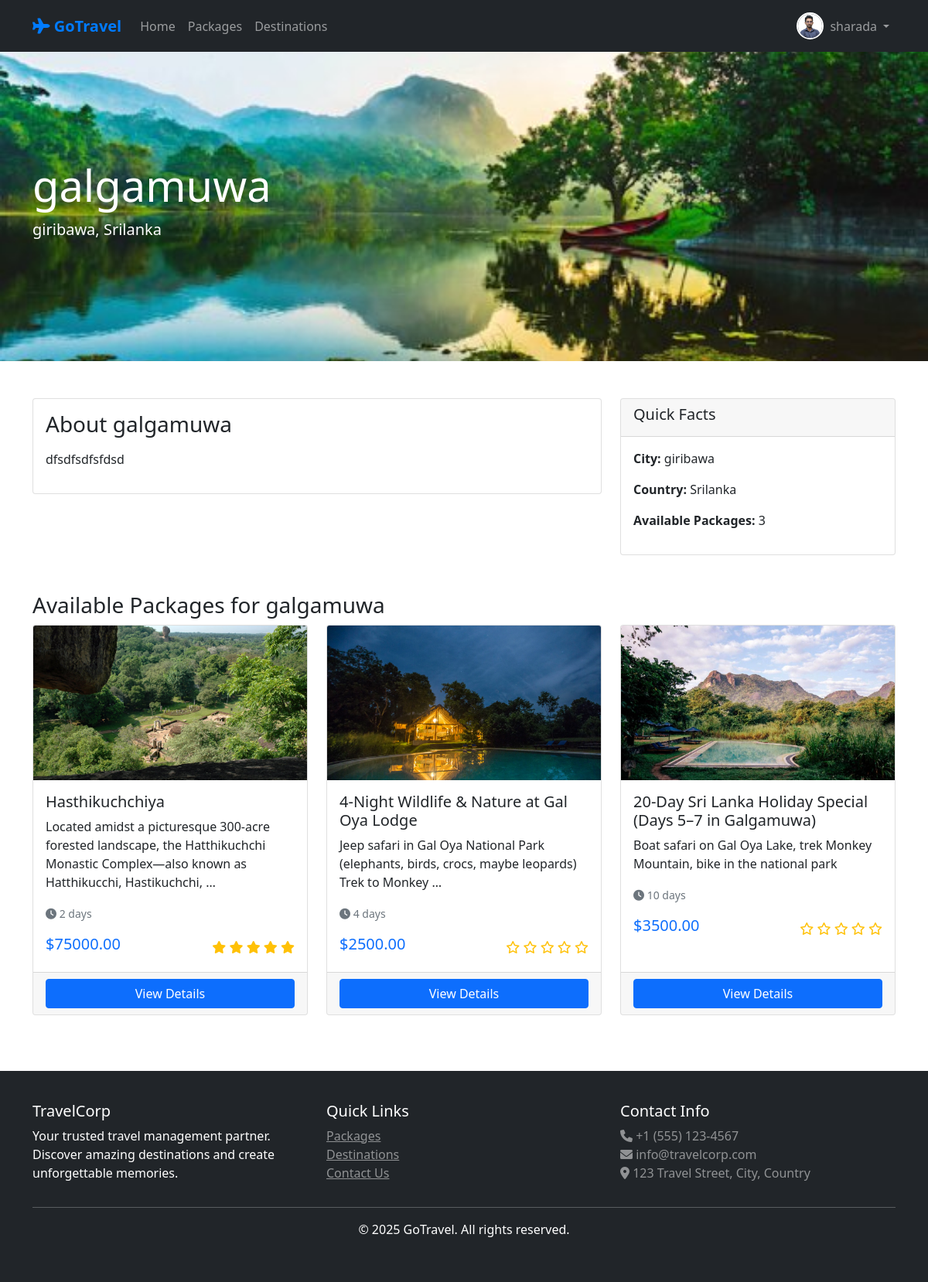
The page /destinations/1/ (signed in) on the database its author committed.
### travel/models.py (models this page shows, shortened)
class UserProfile(models.Model):
    USER_ROLES = [
        ('admin', 'Admin'),
        ('agent', 'Agent'),
        ('customer', 'Customer'),
    ]
    user = models.OneToOneField(User, on_delete=models.CASCADE, unique=True)
    role = models.CharField(max_length=10, choices=USER_ROLES, default='customer')
    phone = models.CharField(max_length=15, blank=True)
    address = models.TextField(blank=True)
    profile_picture = models.ImageField(upload_to='profiles/', blank=True, null=True)
    created_at = models.DateTimeField(auto_now_add=True)
    class Meta:
        verbose_name = "User Profile"
        verbose_name_plural = "User Profiles"

class Destination(models.Model):
    name = models.CharField(max_length=200)
    country = models.CharField(max_length=100)
    city = models.CharField(max_length=100)
    description = models.TextField()
    image = models.ImageField(upload_to='destinations/')
    is_active = models.BooleanField(default=True)
    is_popular = models.BooleanField(default=False, help_text="Mark as popular destination")
    created_at = models.DateTimeField(auto_now_add=True)

class Package(models.Model):
    PACKAGE_TYPES = [
        ('tour', 'Tour Package'),
        ('hotel', 'Hotel Package'),
        ('transport', 'Transport Package'),
        ('combo', 'Combo Package'),
    ]
    name = models.CharField(max_length=200)
    destination = models.ForeignKey(Destination, on_delete=models.CASCADE)
    package_type = models.CharField(max_length=20, choices=PACKAGE_TYPES)
    description = models.TextField()
    price = models.DecimalField(max_digits=10, decimal_places=2)
    duration_days = models.IntegerField()
    max_people = models.IntegerField()
    includes = models.TextField(help_text="What's included in the package")
    excludes = models.TextField(help_text="What's not included")
    image = models.ImageField(upload_to='packages/')
    is_active = models.BooleanField(default=True)
    is_featured = models.BooleanField(default=False, help_text="Mark as featured package")
    created_by = models.ForeignKey(User, on_delete=models.CASCADE)
    created_at = models.DateTimeField(auto_now_add=True)
    updated_at = models.DateTimeField(auto_now=True)
    def average_rating(self):
        reviews = self.review_set.all()
        if reviews:
            return sum([review.rating for review in reviews]) / len(reviews)
        return 0

### travel/views.py (the view)
# urls.py: path('destinations/<int:destination_id>/', views.destination_detail, name='destination_detail'),
def destination_detail(request, destination_id):
    try:
        destination = get_object_or_404(Destination, id=destination_id, is_active=True)
        packages = Package.objects.filter(destination=destination, is_active=True)
    except:
        destination = None
        packages = []
    template = loader.get_template('travel/destination_detail.html')
    context = {
        'destination': destination,
        'packages': packages,
    }
    return HttpResponse(template.render(context, request))

### travel/context_processors.py (called while the page is built)
def user_profile(request):
    if request.user.is_authenticated:
        try:
            profile, created = UserProfile.objects.get_or_create(user=request.user)
            return {'user_profile': profile}
        except:
            return {'user_profile': None}
    return {'user_profile': None}

### travel/templates/travel/destination_detail.html (shortened to what this page needs)
{% extends 'travel/base.html' %}
{% block content %}
<div class="hero-section"
    style="background-image: url('{{ destination.image.url }}'); height: 400px; background-size: cover; background-position: center;">
    <div class="container h-100 d-flex align-items-center">
        <div class="text-white">
            <h1 class="display-4">{{ destination.name }}</h1>
            <p class="lead">{{ destination.city }}, {{ destination.country }}</p>
        </div>
    </div>
</div>
<div class="container my-5">
    <div class="row">
        <div class="col-md-8">
            <div class="card">
                <div class="card-body">
                    <h3>About {{ destination.name }}</h3>
                    <p>{{ destination.description|linebreaks }}</p>
                </div>
            </div>
        </div>
        <div class="col-md-4">
            <div class="card">
                <div class="card-header">
                    <h5>Quick Facts</h5>
                </div>
                <div class="card-body">
                    <p><strong>City:</strong> {{ destination.city }}</p>
                    <p><strong>Country:</strong> {{ destination.country }}</p>
                    <p><strong>Available Packages:</strong> {{ packages.count }}</p>
                </div>
            </div>
        </div>
    </div>
    <div class="mt-5">
        <h3>Available Packages for {{ destination.name }}</h3>
        <div class="row">
            {% for package in packages %}
            <div class="col-md-4 mb-4">
                <div class="card h-100">
                    <img src="{{ package.image.url }}" class="card-img-top" alt="{{ package.name }}"
                        style="height: 200px; object-fit: cover;">
                    <div class="card-body">
                        <h5 class="card-title">{{ package.name }}</h5>
                        <p class="card-text">{{ package.description|truncatewords:15 }}</p>
                        <p class="card-text">
                            <small class="text-muted">
                                <i class="fas fa-clock"></i> {{ package.duration_days }} days
                            </small>
                        </p>
                        <div class="d-flex justify-content-between align-items-center">
                            <span class="h5 text-primary">${{ package.price }}</span>
                            <div class="rating">
                                {% for i in "12345" %}
                                {% if forloop.counter <= package.average_rating %} <i class="fas fa-star text-warning">
                                    </i>
                                    {% else %}
                                    <i class="far fa-star text-warning"></i>
                                    {% endif %}
                                    {% endfor %}
                            </div>
                        </div>
                    </div>
                    <div class="card-footer">
                        <a href="{% url 'package_detail' package.id %}" class="btn btn-primary w-100">View Details</a>
                    </div>
                </div>
            </div>
            {% endfor %}
        </div>
    </div>
</div>
{% endblock %}

### travel/templates/travel/base.html (shortened to what this page needs)
<!DOCTYPE html>
<html lang="en">
<head>
    <link href="https://cdn.jsdelivr.net/npm/bootstrap@5.1.3/dist/css/bootstrap.min.css" rel="stylesheet">
    <link href="https://cdnjs.cloudflare.com/ajax/libs/font-awesome/6.0.0/css/all.min.css" rel="stylesheet">
</head>
<body>
    <nav class="navbar navbar-expand-lg navbar-dark bg-dark">
        <div class="container">
            <a class="navbar-brand" href="{% url 'home' %}">
                <i class="fas fa-plane"></i> GoTravel
            </a>
            <div class="collapse navbar-collapse" id="navbarNav">
                <ul class="navbar-nav me-auto">
                    <li class="nav-item">
                        <a class="nav-link" href="{% url 'home' %}">Home</a>
                    </li>
                    <li class="nav-item">
                        <a class="nav-link" href="{% url 'package_list' %}">Packages</a>
                    </li>
                    <li class="nav-item">
                        <a class="nav-link" href="{% url 'destinations' %}">Destinations</a>
                    </li>
                </ul>
                <ul class="navbar-nav">
                    {% if user.is_authenticated %}
                    <li class="nav-item dropdown">
                        <a class="nav-link dropdown-toggle user-info" href="#" id="navbarDropdown" role="button"
                            data-bs-toggle="dropdown">
                            {% if user.userprofile.profile_picture %}
                            <img src="{{ user.userprofile.profile_picture.url }}" alt="Profile" class="profile-pic">
                            {% else %}
                            <div class="profile-placeholder">
                                <i class="fas fa-user text-white" style="font-size: 14px;"></i>
                            </div>
                            {% endif %}
                            <span>{{ user.username }}</span>
                        </a>
                    </li>
                    {% endif %}
                </ul>
            </div>
        </div>
    </nav>
    <main>
        {% block content %}
        {% endblock %}
    </main>
    <footer class="bg-dark text-white mt-5">
        <div class="container">
            <div class="row">
                <div class="col-md-4">
                    <h5>TravelCorp</h5>
                    <p>Your trusted travel management partner. Discover amazing destinations and create unforgettable
                        memories.</p>
                </div>
                <div class="col-md-4">
                    <h5>Quick Links</h5>
                    <ul class="list-unstyled">
                        <li><a href="{% url 'package_list' %}" class="text-white-50">Packages</a></li>
                        <li><a href="{% url 'destinations' %}" class="text-white-50">Destinations</a></li>
                        <li><a href="#" class="text-white-50">Contact Us</a></li>
                    </ul>
                </div>
                <div class="col-md-4">
                    <h5>Contact Info</h5>
                    <p class="text-white-50">
                        <i class="fas fa-phone"></i> +1 (555) 123-4567<br>
                        <i class="fas fa-envelope"></i> info@travelcorp.com<br>
                        <i class="fas fa-map-marker-alt"></i> 123 Travel Street, City, Country
                    </p>
                </div>
            </div>
            <hr>
            <div class="text-center">
                <p>&copy; 2025 GoTravel. All rights reserved.</p>
            </div>
        </div>
    </footer>
</body>
</html>

### travel/templates/travel/base.html (style rules this page uses)
.navbar-brand { font-weight: bold; color: #007bff !important; }
.hero-section { background: linear-gradient(rgba(0, 0, 0, 0.5), rgba(0, 0, 0, 0.5)), url('https://images.unsplash.com/photo-1488646953014-85cb44e25828?ixlib=rb-4.0.3&ixid=M3wxMjA3fDB8MHxwaG90by1wYWdlfHx8fGVufDB8fHx8fA%3D%3D&auto=format&fit=crop&w=1920&q=80'); background-size: cover; background-position: center; color: white; padding: 100px 0; }
.card { transition: transform 0.3s; }
.rating { color: #ffc107; }
footer { background-color: #343a40; color: white; padding: 40px 0; }
.profile-pic { width: 35px; height: 35px; border-radius: 50%; object-fit: cover; border: 2px solid #fff; margin-right: 8px; }
.navbar-nav .dropdown-toggle::after { margin-left: 0.5em; }
.user-info { display: flex; align-items: center; }

### rows shown on the page
Destination: image (picture), name "galgamuwa", city "giribawa", country "Srilanka", description "dfsdfsdfsfdsd"
Package: image (picture), name "Hasthikuchchiya", description "Located amidst a picturesque 300-acre forested landscape, the Hatthikuchchi Monastic Complex—also known as Hatthikucchi, Hastikuchchi, …", duration_days "2", price "75000.00"
Package: image (picture), name "4‑Night Wildlife & Nature at Gal Oya Lodge", description "Jeep safari in Gal Oya National Park (elephants, birds, crocs, maybe leopards) Trek to Monkey …", duration_days "4", price "2500.00"
Package: image (picture), name "20‑Day Sri Lanka Holiday Special (Days 5–7 in Galgamuwa)", description "Boat safari on Gal Oya Lake, trek Monkey Mountain, bike in the national park", duration_days "10", price "3500.00"

### other values the page prints
{{ user.username }} "sharada"
{{ packages.count }} "3"
